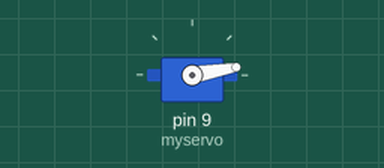
The sketch below on a simulated Arduino Uno, built with avr-gcc and run on an emulated ATmega328P. Parts: servo. Random numbers use the default seed unless the sketch sets one.

Above: at 0.15 s.
At 9.48 s:
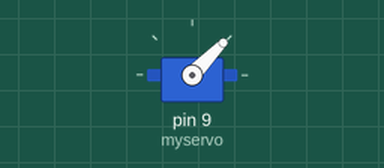
At 19.78 s:
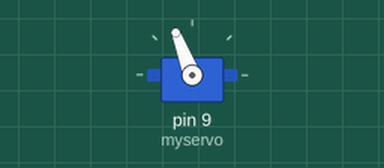
At 39.8 s:
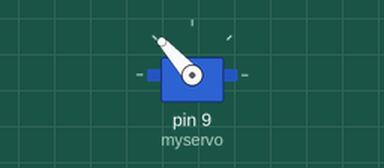
Timing chart, 0 to 40.0 s (numbered marks = the images above):
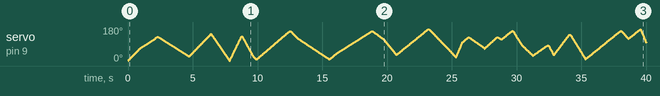

The sketch:

simple-servo.ino
```cpp
//www.elegoo.com
//2016.12.08
#include <Servo.h>

Servo myservo;  // create servo object to control a servo
// twelve servo objects can be created on most boards

int posValue = 0;    // variable to store the servo position
int posTarget, posInc;
int delayValue;

void setup() {
  myservo.attach(9);  // attaches the servo on pin 9 to the servo object
}

void loop() {

  posTarget = random(0, 180);
  delayValue = random(5, 25);

  if (posValue < posTarget) {
    posInc = 1;
  } else {
    posInc = -1;
  }

  while (posValue != posTarget) {
    posValue += posInc;
    myservo.write(posValue);
    delay(delayValue);
  }


//  for (pos = 0; pos <= 180; pos += 1) { // goes from 0 degrees to 180 degrees
//    // in steps of 1 degree
//    myservo.write(pos);              // tell servo to go to position in variable 'pos'
//    delay(15);                       // waits 15ms for the servo to reach the position
//  }
//  for (pos = 180; pos >= 0; pos -= 1) { // goes from 180 degrees to 0 degrees
//    myservo.write(pos);              // tell servo to go to position in variable 'pos'
//    delay(15);                       // waits 15ms for the servo to reach the position
//  }
}
```
